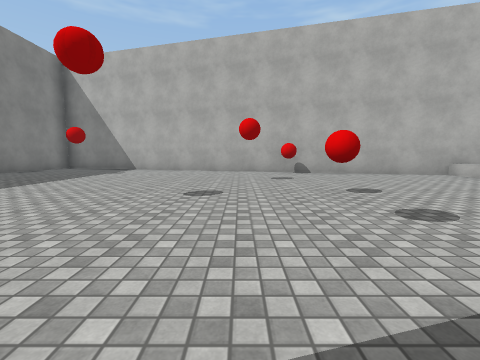
[1] (above)

12 first-person views from a walk through a scene from a Unity 3-D project. The camera is 1.2 m above the floor, tilts 6° down and sees 90° across. The floor is counted in squares, 2 m on a side. Each view is taken from the middle of a square. On the plan, view 1 faces up. The plan holds only what a view shows up to about 9 squares ahead; the rest is blank. The place goes on beyond the plan. The player is left out. Some surface patterns are stand-ins.

[2]
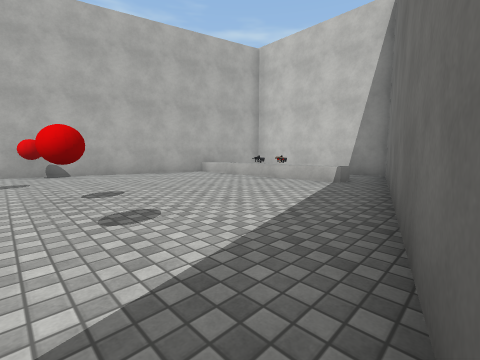

[3]
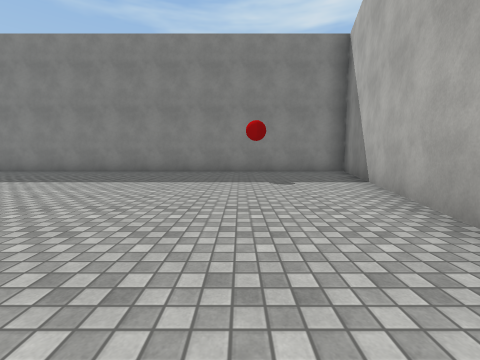

[4]
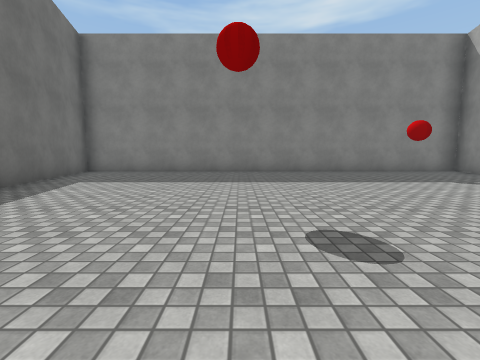

[5]
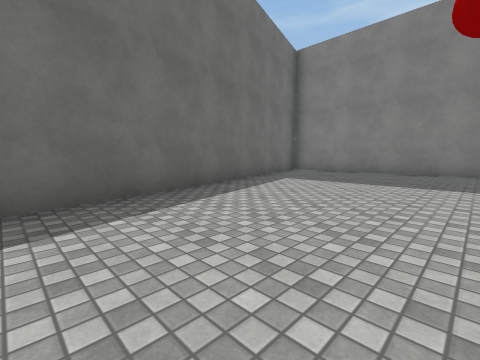

[6]
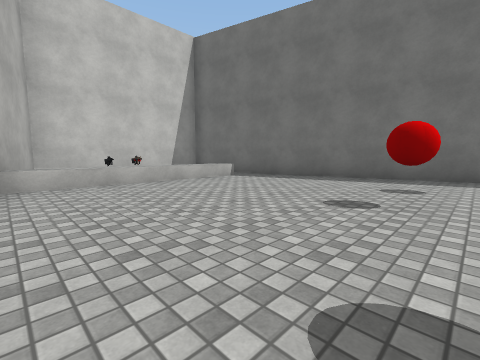

[7]
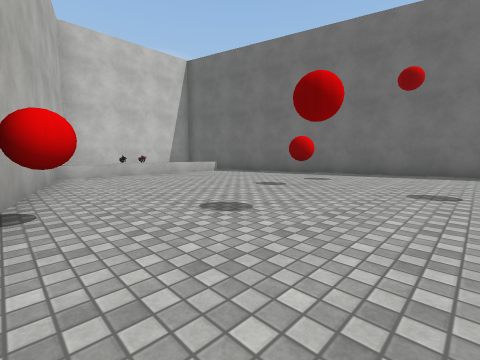

[8]
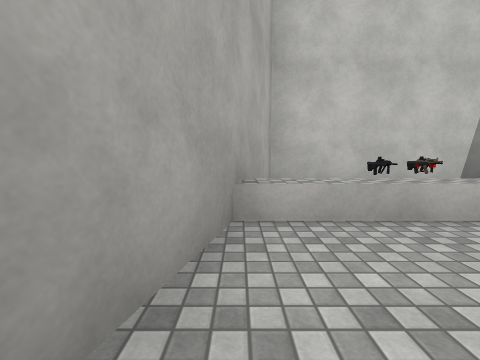

[9]
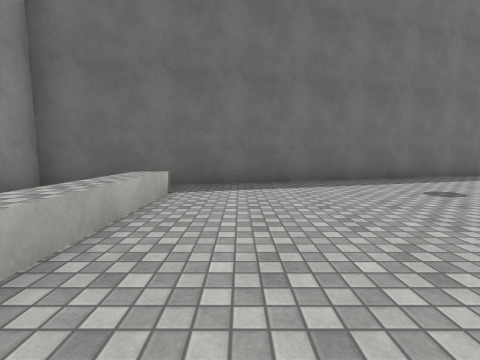

[10]
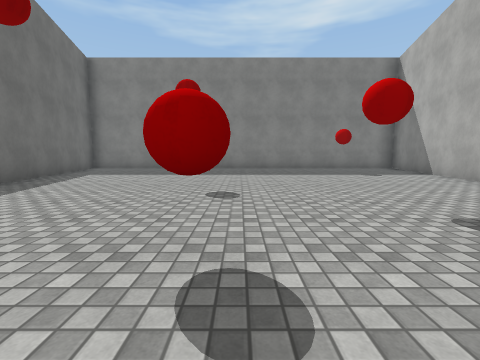

[11]
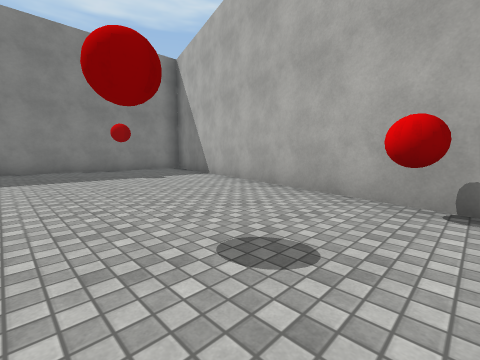

[12]
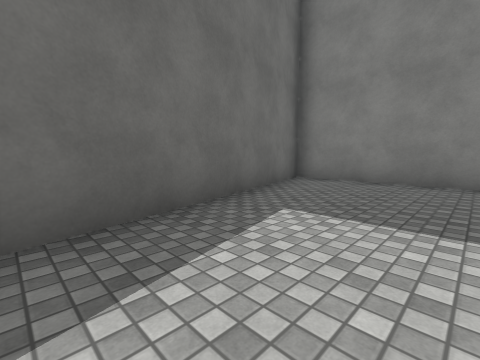

### Floor plan
Points are (right, up) in squares from view 1. A wall is a line through its corners. A room is listed if a view was taken in it or the views show most of it. See-through windows are left out.
Room 1 (views 1, 2, 3, 4, 5, 6, 7, 8, 9, 10, 11, 12)
walls: (-7.7, -2.5) (8.5, 1.8) (8.5, 6.4) (-7.7, 10.8) (-7.7, -2.5)
low walls: (6.1, 2.1) (6.1, 7.1)
objects: other object (2, 4); other object (2, 8); other object (7, 4); other object (7, 5)

Positions as (right, up) in squares from view 1, and headings:
1: (0, 0), facing up
2: (1, 0), facing up-right
3: (1, 7), facing left
4: (1, 3), facing left
5: (1, 3), facing down-left
6: (1, 7), facing down-right
7: (-1, 8), facing down-right
8: (4, 7), facing right
9: (5, 6), facing down
10: (3, 4), facing left
11: (2, 5), facing up-left
12: (-2, 1), facing down-left
